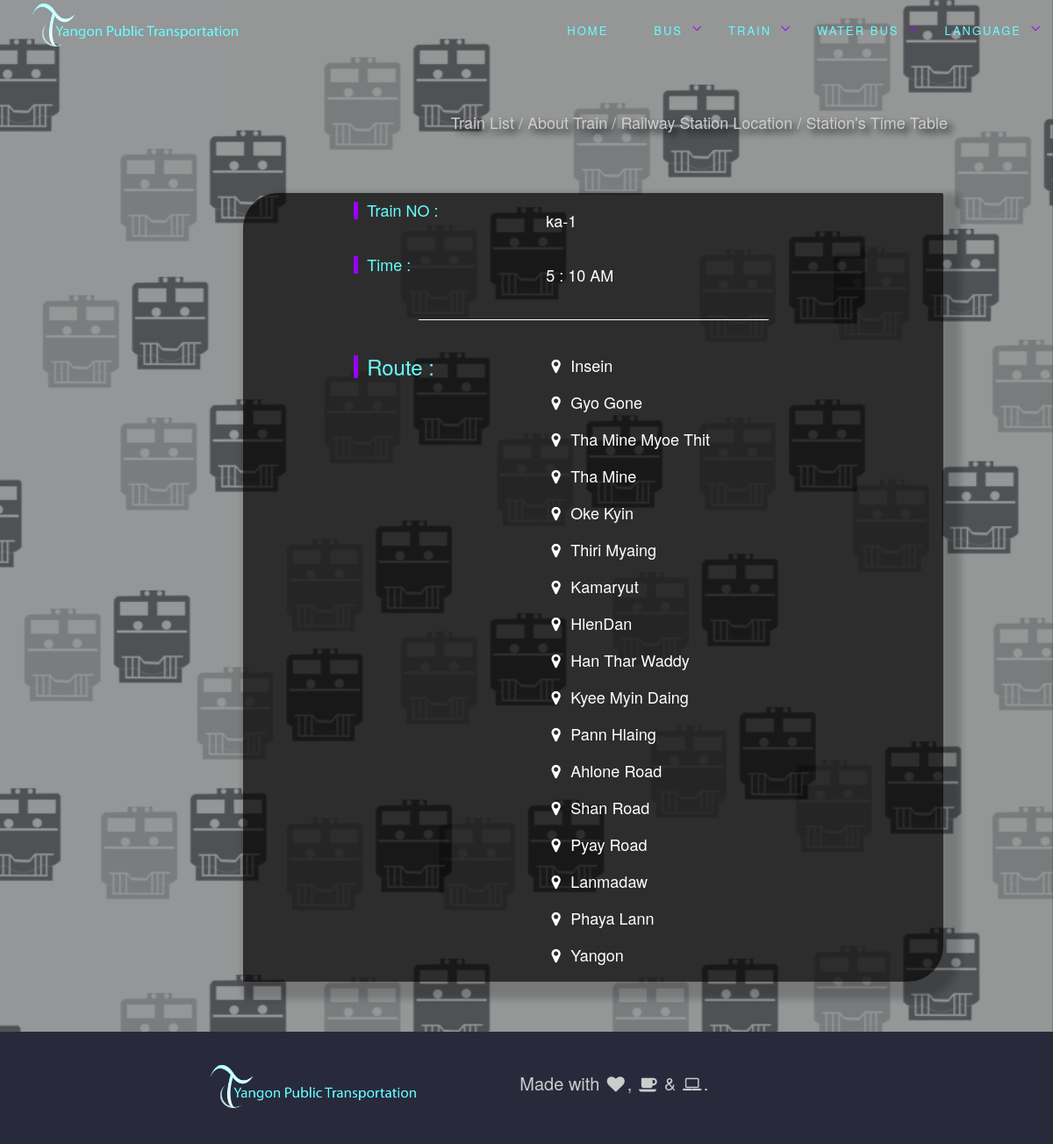
/pages/traindetail.php?trainid=1, run on the app's committed database.
### tables this page shows
CREATE TABLE `train` (
  `trainid` int(50) NOT NULL,
  `trainno` varchar(50) DEFAULT NULL,
  `trainno_myanmar` varchar(50) NOT NULL,
  `trainroute` varchar(1000) NOT NULL,
  `trainroute_myanmar` varchar(1000) NOT NULL,
  `traintime_hour` int(50) NOT NULL,
  `traintime_minute` int(50) NOT NULL,
  `traintime` enum('AM','PM') NOT NULL
);

### pages/getquerytrain.php (called while the page is built, shortened)
<?php
require_once "DataObject.class.php";
class Train extends DataObject {
  public static function getTrainNumber($trainid) {
    $conn = parent::connect();
    $sql = "SELECT * FROM " . TBL_train . " WHERE trainid = :trainid";
    try {
      $conn->query("set character_set_results='utf8'");
      $st = $conn->prepare( $sql );
      $st->bindValue( ":trainid", $trainid, PDO::PARAM_INT );
      $st->execute();
      $row = $st->fetch();
      if ( $row ) return new Train( $row );
    } catch ( PDOException $e ) {
      parent::disconnect( $conn );
      die( "Query failed: " . $e->getMessage() );
    }
  }
  }
  ?>

### pages/traindetail.php (the view, shortened to what this page needs)
<?php
require_once( "getquerytrain.php" );
require_once ("DataObject.class.php");
$trainid = isset( $_GET["trainid"] ) ? (int)$_GET["trainid"] : 0;
if ( !$trainno = train::gettrainNumber( $trainid ) ) {
   DataObject::displayPageError();
  exit;
}
require_once('menu.php');
 ?>
<section class="traindetail">
  <div class="mainfirst6">
    <div style="margin-top: 10%;">
      <a href="train.php" class="smallcategorylink"><h4 class="smallcategory" >Train List / </a><a href="abouttrain.php" class="smallcategorylink">About Train / </a><a href="railwaystationlocation.php" class="smallcategorylink">Railway Station Location / </a><a href="station_time_table.php" class="smallcategorylink">Station's Time Table </a></h4>
<br>
<div class="container" style="margin-top: 5%;float: left;">
  <div class="detailbox"  style="margin-left: 23%;">
    <div class="row" >
      <div  class="col-sm-5">
        <h4 class="headingtext margin-left-30">Train NO : </h4>
      </div>
    <div  class="col-sm-4">
        <h4 style="line-height: 2.333em"><?php echo $trainno->getValueEncoded( "trainno" ) ?></h4>
    </div>
    </div>
    <div class="row">
      <div class="col-sm-5">
        <h4 class="headingtext margin-left-30">Time : </b></h4>
      </div>
      <div class="col-sm-4">
        <h4 class="text"><?php echo $trainno->getValueEncoded( "traintime_hour" ) ?> : <?php echo $trainno->getValueEncoded( "traintime_minute" ) ?> <?php echo $trainno->getValueEncoded( "traintime" ) ?></h4>
      </div>
    </div>
  <div style="border-bottom: 1px solid white;width: 50%;margin: 20px 25%"></div>
  <div class="row">
    <div class="col-sm-5">
  <h3 class="headingtext margin-left-30">Route : </b></h3></div>
  <div class="col-sm-4">
   <h4 class="text"><?php
      $length= $trainno->getValueEncoded( "trainroute" ) ;
      $array=explode(",", $length);
    for ($i=0; $i < count($array); $i++) {
      echo  "<i class='fa fa-fw fa-map-marker'></i>  ".$array[$i]."<br>";
    } ?></h4>
    </div>
  </div>
  </div>
</div>
</div>
</div>
</section>
<?php echo DataObject::footer(); ?>

### css/main.css (style rules this page uses)
.mainfirst6 { background: rgba(0, 0, 0, 0.4); z-index: 1; }
.traindetail { background:url(../image/bgtrainicon.png); }
.traindetail,.waterbusdetail,.busdetail,.mainfirst6 { position:relative; width: 100%; overflow: hidden; min-height: 100% !important; -webkit-background-size: cover; -moz-background-size: cover; -o-background-size: cover; background-size: cover; background-attachment: fixed; background-position: center; background-repeat: no-repeat; }
body { background: rgba(0, 0, 0, 0.3); color: #fff; }
body { margin:0; padding: 0; background: #545557; transition: 0.5s; }
.smallcategory { margin-right: 10%;float: right;position: relative;text-decoration: none; }
.smallcategorylink { color: #ccc;;text-decoration: none;transition: 0.2s;text-shadow: 5px 5px 8px #000; }
.text { line-height: 2.333em;color: #fff;font-style: none; }
.headingtext { border-left: 5px solid #90f;color: #6ff;padding-left: 10px; }
.margin-left-30 { margin-left: 40%; }
.detailbox { background: rgba(0, 0, 0, 0.7);margin-left: 15%;margin-bottom: 5%; border-radius: 40px 2px; box-shadow:10px 10px 8px 10px rgba(0,0,0,0.2);max-width: 70%;position: relative; }

### data on the page
train: trainno "ka-1", traintime_hour "5", traintime_minute "10", traintime "AM", trainroute "Insein", trainroute "Gyo Gone", trainroute "Tha Mine Myoe Thit", trainroute "Tha Mine", trainroute "Oke Kyin", trainroute "Thiri Myaing", trainroute "Kamaryut", trainroute "HlenDan", trainroute "Han Thar Waddy", trainroute "Kyee Myin Daing", trainroute "Pann Hlaing", trainroute "Ahlone Road", trainroute "Shan Road", trainroute "Pyay Road", trainroute "Lanmadaw", trainroute "Phaya Lann", trainroute "Yangon"
